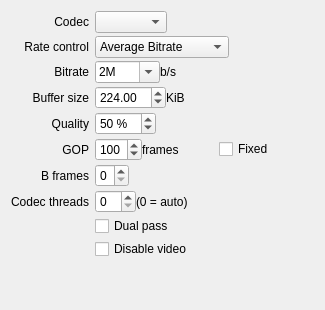
          <widget class="QWidget" name="videoTab">
           <attribute name="title">
            <string>Codec</string>
           </attribute>
           <layout class="QGridLayout" name="gridLayout_3">
            <property name="verticalSpacing">
             <number>3</number>
            </property>
            <item row="3" column="0">
             <widget class="QLabel" name="label_17">
              <property name="text">
               <string>Codec</string>
              </property>
              <property name="alignment">
               <set>Qt::AlignRight|Qt::AlignTrailing|Qt::AlignVCenter</set>
              </property>
             </widget>
            </item>
            <item row="3" column="1">
             <layout class="QHBoxLayout" name="horizontalLayout_11">
              <item>
               <widget class="QComboBox" name="videoCodecCombo"/>
              </item>
              <item>
               <spacer name="horizontalSpacer_11">
                <property name="orientation">
                 <enum>Qt::Horizontal</enum>
                </property>
                <property name="sizeHint" stdset="0">
                 <size>
                  <width>40</width>
                  <height>20</height>
                 </size>
                </property>
               </spacer>
              </item>
             </layout>
            </item>
            <item row="9" column="0">
             <widget class="QLabel" name="label_18">
              <property name="text">
               <string>GOP</string>
              </property>
              <property name="alignment">
               <set>Qt::AlignRight|Qt::AlignTrailing|Qt::AlignVCenter</set>
              </property>
             </widget>
            </item>
            <item row="9" column="1">
             <layout class="QHBoxLayout" name="horizontalLayout_12">
              <item>
               <widget class="QSpinBox" name="gopSpinner">
                <property name="toolTip">
                 <string>GOP = group of pictures, which is the maximum key frame interval</string>
                </property>
                <property name="maximum">
                 <number>999</number>
                </property>
                <property name="value">
                 <number>100</number>
                </property>
               </widget>
              </item>
              <item>
               <widget class="QLabel" name="label_19">
                <property name="text">
                 <string>frames</string>
                </property>
               </widget>
              </item>
              <item>
               <spacer name="horizontalSpacer_24">
                <property name="orientation">
                 <enum>Qt::Horizontal</enum>
                </property>
                <property name="sizeHint" stdset="0">
                 <size>
                  <width>40</width>
                  <height>20</height>
                 </size>
                </property>
               </spacer>
              </item>
              <item>
               <widget class="QCheckBox" name="strictGopCheckBox">
                <property name="toolTip">
                 <string>A fixed GOP means that keyframes will
not be inserted at detected scene changes.</string>
                </property>
                <property name="text">
                 <string>Fixed</string>
                </property>
               </widget>
              </item>
              <item>
               <spacer name="horizontalSpacer_12">
                <property name="orientation">
                 <enum>Qt::Horizontal</enum>
                </property>
                <property name="sizeHint" stdset="0">
                 <size>
                  <width>40</width>
                  <height>20</height>
                 </size>
                </property>
               </spacer>
              </item>
             </layout>
            </item>
            <item row="6" column="1">
             <layout class="QHBoxLayout" name="videoBitrateLayout">
              <item>
               <widget class="QComboBox" name="videoBitrateCombo">
                <property name="toolTip">
                 <string>The average bit rate</string>
                </property>
                <property name="editable">
                 <bool>true</bool>
                </property>
                <property name="currentIndex">
                 <number>8</number>
                </property>
                <item>
                 <property name="text">
                  <string>64k</string>
                 </property>
                </item>
                <item>
                 <property name="text">
                  <string>128k</string>
                 </property>
                </item>
                <item>
                 <property name="text">
                  <string>256k</string>
                 </property>
                </item>
                <item>
                 <property name="text">
                  <string>512k</string>
                 </property>
                </item>
                <item>
                 <property name="text">
                  <string>768k</string>
                 </property>
                </item>
                <item>
                 <property name="text">
                  <string>1M</string>
                 </property>
                </item>
                <item>
                 <property name="text">
                  <string>1200k</string>
                 </property>
                </item>
                <item>
                 <property name="text">
                  <string>1500k</string>
                 </property>
                </item>
                <item>
                 <property name="text">
                  <string>2M</string>
                 </property>
                </item>
                <item>
                 <property name="text">
                  <string>2500k</string>
                 </property>
                </item>
                <item>
                 <property name="text">
                  <string>3M</string>
                 </property>
                </item>
                <item>
                 <property name="text">
                  <string>4M</string>
                 </property>
                </item>
                <item>
                 <property name="text">
                  <string>5M</string>
                 </property>
                </item>
                <item>
                 <property name="text">
                  <string>6M</string>
                 </property>
                </item>
                <item>
                 <property name="text">
                  <string>8M</string>
                 </property>
                </item>
                <item>
                 <property name="text">
                  <string>10M</string>
                 </property>
                </item>
                <item>
                 <property name="text">
                  <string>12M</string>
                 </property>
                </item>
                <item>
                 <property name="text">
                  <string>14M</string>
                 </property>
                </item>
                <item>
                 <property name="text">
                  <string>16M</string>
                 </property>
                </item>
                <item>
                 <property name="text">
                  <string>18M</string>
                 </property>
                </item>
                <item>
                 <property name="text">
                  <string>20M</string>
                 </property>
                </item>
                <item>
                 <property name="text">
                  <string>25M</string>
                 </property>
                </item>
                <item>
                 <property name="text">
                  <string>30M</string>
                 </property>
                </item>
                <item>
                 <property name="text">
                  <string>40M</string>
                 </property>
                </item>
                <item>
                 <property name="text">
                  <string>50M</string>
                 </property>
                </item>
                <item>
                 <property name="text">
                  <string>60M</string>
                 </property>
                </item>
                <item>
                 <property name="text">
                  <string>70M</string>
                 </property>
                </item>
                <item>
                 <property name="text">
                  <string>80M</string>
                 </property>
                </item>
               </widget>
              </item>
              <item>
               <widget class="QLabel" name="videoBitrateSuffixLabel">
                <property name="text">
                 <string>b/s</string>
                </property>
               </widget>
              </item>
              <item>
               <spacer name="videoBitrateSpacer">
                <property name="orientation">
                 <enum>Qt::Horizontal</enum>
                </property>
                <property name="sizeHint" stdset="0">
                 <size>
                  <width>40</width>
                  <height>20</height>
                 </size>
                </property>
               </spacer>
              </item>
             </layout>
            </item>
            <item row="13" column="1">
             <widget class="QCheckBox" name="disableVideoCheckbox">
              <property name="text">
               <string>Disable video</string>
              </property>
             </widget>
            </item>
            <item row="12" column="1">
             <widget class="QCheckBox" name="dualPassCheckbox">
              <property name="text">
               <string>Dual pass</string>
              </property>
             </widget>
            </item>
            <item row="10" column="0">
             <widget class="QLabel" name="label_20">
              <property name="text">
               <string>B frames</string>
              </property>
              <property name="alignment">
               <set>Qt::AlignRight|Qt::AlignTrailing|Qt::AlignVCenter</set>
              </property>
             </widget>
            </item>
            <item row="10" column="1">
             <layout class="QHBoxLayout" name="horizontalLayout_13">
              <item>
               <widget class="QSpinBox" name="bFramesSpinner">
                <property name="toolTip">
                 <string>B frames are the bidirectional &quot;delta&quot; pictures
in temporal compression</string>
                </property>
                <property name="maximum">
                 <number>8</number>
                </property>
               </widget>
              </item>
              <item>
               <spacer name="horizontalSpacer_14">
                <property name="orientation">
                 <enum>Qt::Horizontal</enum>
                </property>
                <property name="sizeHint" stdset="0">
                 <size>
                  <width>40</width>
                  <height>20</height>
                 </size>
                </property>
               </spacer>
              </item>
             </layout>
            </item>
            <item row="14" column="1">
             <spacer name="verticalSpacer">
              <property name="orientation">
               <enum>Qt::Vertical</enum>
              </property>
              <property name="sizeHint" stdset="0">
               <size>
                <width>20</width>
                <height>40</height>
               </size>
              </property>
             </spacer>
            </item>
            <item row="11" column="0">
             <widget class="QLabel" name="label_12">
              <property name="text">
               <string>Codec threads</string>
              </property>
              <property name="alignment">
               <set>Qt::AlignRight|Qt::AlignTrailing|Qt::AlignVCenter</set>
              </property>
             </widget>
            </item>
            <item row="11" column="1">
             <layout class="QHBoxLayout" name="horizontalLayout_15">
              <item>
               <widget class="QSpinBox" name="videoCodecThreadsSpinner"/>
              </item>
              <item>
               <widget class="QLabel" name="label_21">
                <property name="text">
                 <string>(0 = auto)</string>
                </property>
               </widget>
              </item>
              <item>
               <spacer name="horizontalSpacer_15">
                <property name="orientation">
                 <enum>Qt::Horizontal</enum>
                </property>
                <property name="sizeHint" stdset="0">
                 <size>
                  <width>40</width>
                  <height>20</height>
                 </size>
                </property>
               </spacer>
              </item>
             </layout>
            </item>
            <item row="5" column="0">
             <widget class="QLabel" name="label_23">
              <property name="text">
               <string>Rate control</string>
              </property>
              <property name="alignment">
               <set>Qt::AlignRight|Qt::AlignTrailing|Qt::AlignVCenter</set>
              </property>
             </widget>
            </item>
            <item row="5" column="1">
             <layout class="QHBoxLayout" name="horizontalLayout_17">
              <item>
               <widget class="QComboBox" name="videoRateControlCombo">
                <item>
                 <property name="text">
                  <string>Average Bitrate</string>
                 </property>
                </item>
                <item>
                 <property name="text">
                  <string>Constant Bitrate</string>
                 </property>
                </item>
                <item>
                 <property name="text">
                  <string>Quality-based VBR</string>
                 </property>
                </item>
                <item>
                 <property name="text">
                  <string>Constrained VBR</string>
                 </property>
                </item>
               </widget>
              </item>
              <item>
               <spacer name="horizontalSpacer_17">
                <property name="orientation">
                 <enum>Qt::Horizontal</enum>
                </property>
                <property name="sizeHint" stdset="0">
                 <size>
                  <width>40</width>
                  <height>20</height>
                 </size>
                </property>
               </spacer>
              </item>
             </layout>
            </item>
            <item row="7" column="0">
             <widget class="QLabel" name="videoBufferSizeLabel">
              <property name="text">
               <string>Buffer size</string>
              </property>
              <property name="alignment">
               <set>Qt::AlignRight|Qt::AlignTrailing|Qt::AlignVCenter</set>
              </property>
             </widget>
            </item>
            <item row="7" column="1">
             <layout class="QHBoxLayout" name="videoBufferSizeLayout">
              <item>
               <widget class="QDoubleSpinBox" name="videoBufferSizeSpinner">
                <property name="maximum">
                 <double>9999.000000000000000</double>
                </property>
                <property name="value">
                 <double>224.000000000000000</double>
                </property>
               </widget>
              </item>
              <item>
               <widget class="QLabel" name="videoBufferSizeSuffixLabel">
                <property name="text">
                 <string>KiB</string>
                </property>
               </widget>
              </item>
              <item>
               <spacer name="horizontalSpacer_18">
                <property name="orientation">
                 <enum>Qt::Horizontal</enum>
                </property>
                <property name="sizeHint" stdset="0">
                 <size>
                  <width>40</width>
                  <height>20</height>
                 </size>
                </property>
               </spacer>
              </item>
             </layout>
            </item>
            <item row="8" column="0">
             <widget class="QLabel" name="videoQualityLabel">
              <property name="text">
               <string>Quality</string>
              </property>
              <property name="alignment">
               <set>Qt::AlignRight|Qt::AlignTrailing|Qt::AlignVCenter</set>
              </property>
             </widget>
            </item>
            <item row="8" column="1">
             <layout class="QHBoxLayout" name="videoQualityLayout">
              <item>
               <widget class="QSpinBox" name="videoQualitySpinner">
                <property name="suffix">
                 <string> %</string>
                </property>
                <property name="minimum">
                 <number>0</number>
                </property>
                <property name="maximum">
                 <number>100</number>
                </property>
                <property name="value">
                 <number>50</number>
                </property>
               </widget>
              </item>
              <item>
               <spacer name="horizontalSpacer_19">
                <property name="orientation">
                 <enum>Qt::Horizontal</enum>
                </property>
                <property name="sizeHint" stdset="0">
                 <size>
                  <width>40</width>
                  <height>20</height>
                 </size>
                </property>
               </spacer>
              </item>
             </layout>
            </item>
            <item row="6" column="0">
             <widget class="QLabel" name="videoBitrateLabel">
              <property name="text">
               <string>Bitrate</string>
              </property>
              <property name="alignment">
               <set>Qt::AlignRight|Qt::AlignTrailing|Qt::AlignVCenter</set>
              </property>
             </widget>
            </item>
           </layout>
          </widget>
